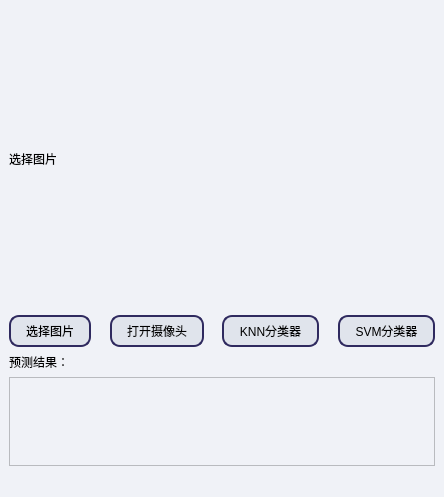
<?xml version="1.0" encoding="UTF-8"?>
<ui version="4.0">
 <class>MainWindow</class>
 <widget class="QMainWindow" name="MainWindow">
  <property name="geometry">
   <rect>
    <x>0</x>
    <y>0</y>
    <width>444</width>
    <height>497</height>
   </rect>
  </property>
  <property name="windowTitle">
   <string>手势识别应用</string>
  </property>
  <property name="styleSheet">
   <string notr="true">
QMainWindow{
	background-color: rgb(101, 124, 138);
}
QWidget{
	background-color: rgb(240, 242, 247);
}

QPushButton{
	background-color: rgb(224, 228, 236);
	border: 2px solid rgb(47, 42, 95);
	border-radius: 10px;
	padding: 5px 15px;
	font: 75 10pt &quot;微软雅黑&quot;;
	color: rgb(0,0,0);
}

QPushButton:hover{
background-color: rgb(220, 220, 220);
	border: 1.5px solid qlineargradient(spread:pad, x1:0, y1:1, x2:0, y2:0, stop:0 rgba(0, 0, 0, 255), stop:0.05 rgba(14, 8, 73, 255), stop:0.36 rgba(28, 17, 145, 255), stop:0.6 rgba(126, 14, 81, 255), stop:0.75 rgba(234, 11, 11, 255), stop:0.79 rgba(244, 70, 5, 255), stop:0.86 rgba(255, 136, 0, 255), stop:0.935 rgba(239, 236, 55, 255));
	border-radius: 10px;
	padding: 5px 15px;
	font: 75 10pt &quot;微软雅黑&quot;;
	color:  rgb(170, 68, 59);
}

QPushButton:pressed{
background-color: rgb(220, 220, 220);
	border: 3px solid rgb(47, 42, 95);
	border-radius: 10px;
	padding: 5px 15px;
	font: 75 10pt &quot;微软雅黑&quot;;
	color:rgb(170, 68, 59);
}

QGroupBox{
	font: 75 12pt &quot;微软雅黑&quot;;
	color: rgb(255, 255, 255);
}

QLabel{ 
	font: 40 12pt &quot;微软雅黑&quot;;
	color: rgb(0, 0, 0);
}

QTableWidget{
	border: 1.5px solid rgb(0, 0, 127);
	border-radius: 5px;
}

QTableWidget:hover{
	border: 1.5px solid rgb(85, 0, 0);
	border-radius: 5px;
}

QPlainTextEdit{
	background-color: rgb(240, 242, 247);
	border: 1.5px solid rgb(0, 0, 127);
	border-radius: 5px;
	font: 12pt &quot;仿宋&quot;;
}

QPlainTextEdit:hover{
	border: 1.5px solid rgba(0, 0, 127, 80);
	border-radius: 5px;
}

QLineEdit{
	border: 1.5px solid rgb(0, 0, 127);
	border-radius: 5px;
}

QTabWidget::pane { 
    border: 1px solid rgb(0, 0, 127);
    position: absolute;
}</string>
  </property>
  <widget class="QWidget" name="window">
   <layout class="QVBoxLayout" name="verticalLayout_3">
    <item>
     <layout class="QVBoxLayout" name="verticalLayout_2">
      <item>
       <widget class="QLabel" name="label_2">
        <property name="minimumSize">
         <size>
          <width>300</width>
          <height>300</height>
         </size>
        </property>
        <property name="text">
         <string>选择图片</string>
        </property>
       </widget>
      </item>
      <item>
       <layout class="QHBoxLayout" name="horizontalLayout">
        <item>
         <widget class="QPushButton" name="pushButton">
          <property name="text">
           <string>选择图片</string>
          </property>
         </widget>
        </item>
        <item>
         <spacer name="horizontalSpacer_4">
          <property name="orientation">
           <enum>Qt::Horizontal</enum>
          </property>
          <property name="sizeHint" stdset="0">
           <size>
            <width>40</width>
            <height>20</height>
           </size>
          </property>
         </spacer>
        </item>
        <item>
         <widget class="QPushButton" name="pushButton_3">
          <property name="text">
           <string>打开摄像头</string>
          </property>
         </widget>
        </item>
        <item>
         <spacer name="horizontalSpacer_3">
          <property name="orientation">
           <enum>Qt::Horizontal</enum>
          </property>
          <property name="sizeHint" stdset="0">
           <size>
            <width>40</width>
            <height>20</height>
           </size>
          </property>
         </spacer>
        </item>
        <item>
         <widget class="QPushButton" name="pushButton_2">
          <property name="text">
           <string>KNN分类器</string>
          </property>
         </widget>
        </item>
        <item>
         <spacer name="horizontalSpacer">
          <property name="orientation">
           <enum>Qt::Horizontal</enum>
          </property>
          <property name="sizeHint" stdset="0">
           <size>
            <width>40</width>
            <height>20</height>
           </size>
          </property>
         </spacer>
        </item>
        <item>
         <widget class="QPushButton" name="pushButton_4">
          <property name="text">
           <string>SVM分类器</string>
          </property>
         </widget>
        </item>
       </layout>
      </item>
     </layout>
    </item>
    <item>
     <layout class="QVBoxLayout" name="verticalLayout">
      <item>
       <widget class="QLabel" name="label">
        <property name="text">
         <string>预测结果：</string>
        </property>
       </widget>
      </item>
      <item>
       <widget class="QTextEdit" name="textEdit"/>
      </item>
     </layout>
    </item>
   </layout>
  </widget>
  <widget class="QMenuBar" name="menubar">
   <property name="geometry">
    <rect>
     <x>0</x>
     <y>0</y>
     <width>444</width>
     <height>22</height>
    </rect>
   </property>
  </widget>
  <widget class="QStatusBar" name="statusbar"/>
 </widget>
 <resources/>
 <connections/>
</ui>
